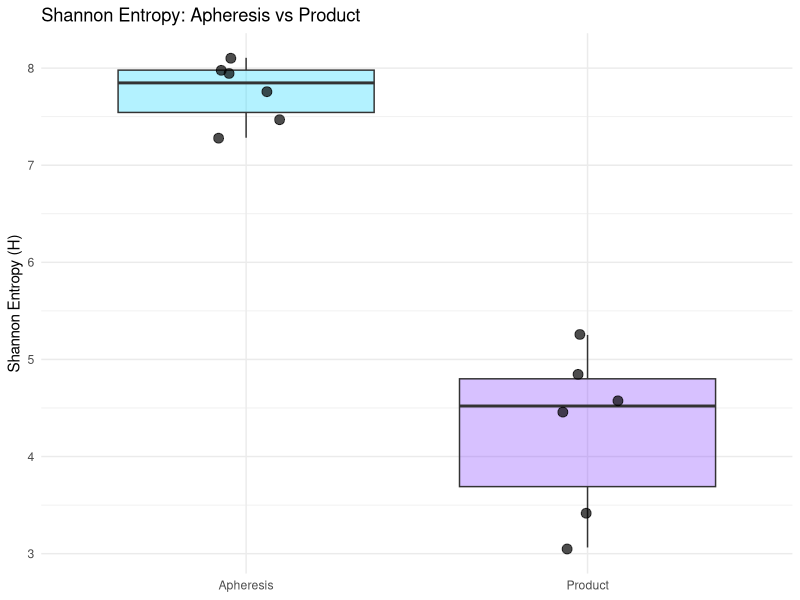
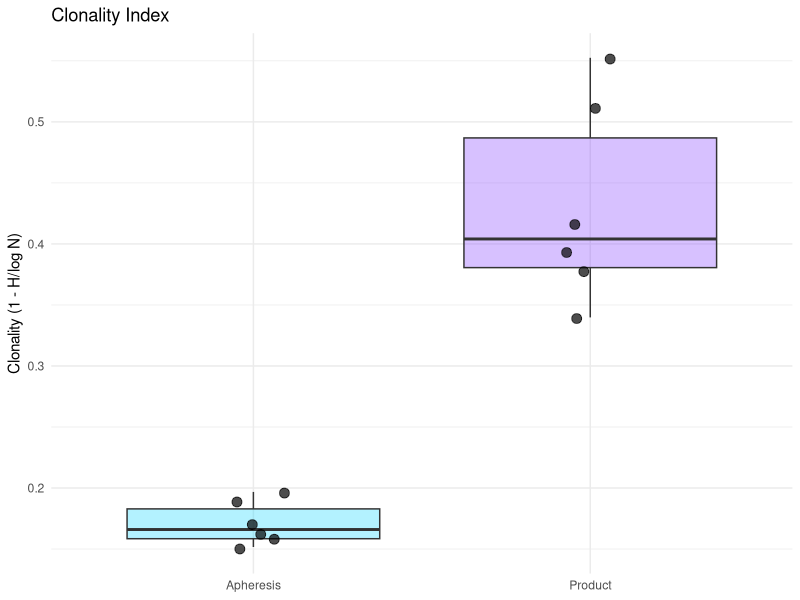
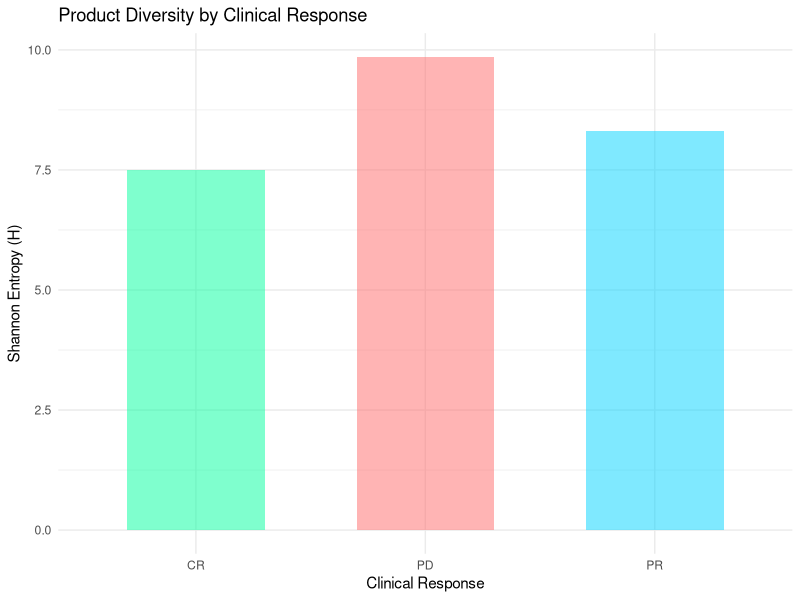

R code for these plots, in order:
## ---- chunk 1
knitr::opts_chunk$set(echo = TRUE, warning = FALSE, message = FALSE,
                      fig.width = 10, fig.height = 6)
library(tidyverse)
## ---- chunk 2
diversity_df <- read_csv("../data/processed/diversity_metrics.csv")
## ---- chunk 3
aph_shannon <- diversity_df %>% filter(sample_type == "Apheresis") %>% pull(shannon_entropy)
prod_shannon <- diversity_df %>% filter(sample_type == "Product") %>% pull(shannon_entropy)

wilcox.test(aph_shannon, prod_shannon, paired = TRUE)
## ---- chunk 4
ggplot(diversity_df, aes(x = sample_type, y = shannon_entropy, fill = sample_type)) +
  geom_boxplot(alpha = 0.3, outlier.shape = NA) +
  geom_jitter(width = 0.1, size = 3, alpha = 0.7) +
  scale_fill_manual(values = c("Apheresis" = "#00d4ff", "Product" = "#7b2fff")) +
  labs(y = "Shannon Entropy (H)", x = NULL, title = "Shannon Entropy: Apheresis vs Product") +
  theme_minimal() +
  theme(legend.position = "none")
## ---- chunk 5
ggplot(diversity_df, aes(x = sample_type, y = clonality, fill = sample_type)) +
  geom_boxplot(alpha = 0.3, outlier.shape = NA) +
  geom_jitter(width = 0.1, size = 3, alpha = 0.7) +
  scale_fill_manual(values = c("Apheresis" = "#00d4ff", "Product" = "#7b2fff")) +
  labs(y = "Clonality (1 - H/log N)", x = NULL, title = "Clonality Index") +
  theme_minimal() +
  theme(legend.position = "none")
## ---- chunk 6
diversity_df %>%
  select(patient_id, sample_type, n_clonotypes, d50) %>%
  pivot_wider(names_from = sample_type, values_from = c(n_clonotypes, d50)) %>%
  mutate(fold_change = n_clonotypes_Apheresis / n_clonotypes_Product) %>%
  knitr::kable(digits = 1, caption = "Richness and D50 comparison")
## ---- chunk 7
diversity_df %>%
  filter(sample_type == "Product") %>%
  ggplot(aes(x = clinical_response, y = shannon_entropy, fill = clinical_response)) +
  geom_col(alpha = 0.5, width = 0.6) +
  scale_fill_manual(values = c("CR" = "#00ff9d", "PR" = "#00d4ff", "PD" = "#ff6b6b")) +
  labs(y = "Shannon Entropy (H)", x = "Clinical Response",
       title = "Product Diversity by Clinical Response") +
  theme_minimal() +
  theme(legend.position = "none")
